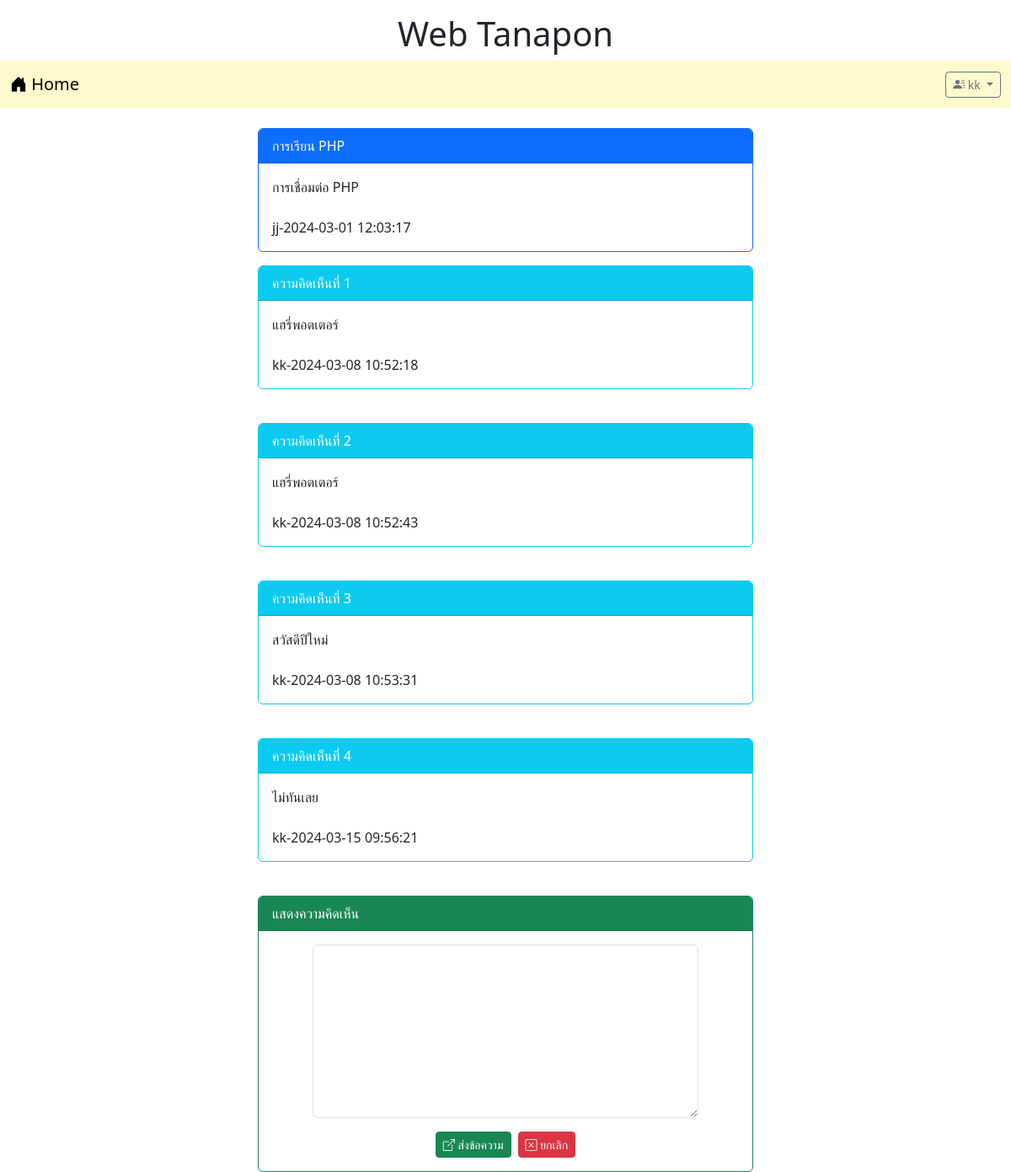
The page /post.php?id=3 (signed in) on the database its author committed.
### tables this page shows
CREATE TABLE `post` (
  `id` int(11) NOT NULL,
  `title` varchar(128) NOT NULL,
  `content` varchar(2048) NOT NULL,
  `post_date` datetime NOT NULL,
  `cat_id` int(11) NOT NULL,
  `user_id` int(11) NOT NULL
);

CREATE TABLE `user` (
  `id` int(11) NOT NULL,
  `login` varchar(32) NOT NULL,
  `password` varchar(64) NOT NULL,
  `name` varchar(64) NOT NULL,
  `gender` char(1) NOT NULL,
  `email` varchar(32) NOT NULL,
  `role` char(1) NOT NULL
);

CREATE TABLE `comment` (
  `id` int(11) NOT NULL,
  `content` varchar(20148) NOT NULL,
  `post_date` datetime NOT NULL,
  `user_id` int(11) NOT NULL,
  `post_id` int(11) NOT NULL
);

### post.php (the view, shortened to what this page needs)
<!DOCTYPE html>
<html lang="en">
<head>
    <link href="https://cdn.jsdelivr.net/npm/bootstrap@5.3.2/dist/css/bootstrap.min.css" rel="stylesheet">
    <link rel="stylesheet" href="https://cdn.jsdelivr.net/npm/bootstrap-icons@1.11.3/font/bootstrap-icons.min.css">
</head>
<body>
<div class="contrainer-lg">
    <h1 style="text-align: center;" class="mt-3">Web Tanapon</h1>
    <?php include "nav.php"
    ?>
    <div class="row mt-4">
        <div class="col-lg-3 col-md-2 col-sm-1"></div>
        <div class="col-lg-6 col-md-8 col-sm-10">
            <?php
            $conn=new PDO("mysql:host=localhost;dbname=webboard;charset=utf8","root","");
            $sql="SELECT post.title,post.content,post.post_date,user.login
            FROM post INNER JOIN user ON
            (post.user_id=user.id) WHERE post.id=$_GET[id]";
            $result=$conn->query($sql);
            while($row=$result->fetch())
            {
            echo "<div class='card border-primary'>";
                echo "<div class='card-header bg-primary text-white'>$row[title]</div>";
                echo "<div class='card-body'>$row[content]<br><br>$row[3]-$row[2]</div>";
            echo "</div>";
            }
            $sql="SELECT comment.content, comment.post_date, user.login
            FROM comment INNER JOIN user ON
            (comment.user_id=user.id) WHERE comment.post_id=$_GET[id]";
            $result=$conn->query($sql);
            $i=1;
            while($row=$result->fetch())
            {
                echo "<div class='card border-info mt-3'>";
                echo "<div class='card-header bg-info text-white'>ความคิดเห็นที่ $i</div>";
                echo "<div class='card-body'>$row[content]<br><br>$row[2]-$row[1]</div>";
                echo "</div><br>";
                $i=$i+1;
            }
            ?>
            <?php
            if(isset($_SESSION['id'])){
            ?>
            <div class="card border-success mt-3">
                <div class="card-header bg-success text-white">
                    แสดงความคิดเห็น
                </div>
            <div class="card-body">
                <form action="post_save.php" method="post">
                    <div class="row mb-3 justify-content-center">
                        <div class="col-lg-10">
                            <textarea name="comment" rows="8" class="form-control" required></textarea>
                        </div>
                    </div>
                    <div class="row">
                        <div class="col-lg-12 d-flex justify-content-center">
                            <button type="submit" class="btn btn-success btn-sm text-white">
                                <i class="bi bi-box-arrow-up-right"></i> ส่งข้อความ
                            </button>
                            <button type="reset" class="btn btn-danger btn-sm ms-2">
                                <i class="bi bi-x-square"></i> ยกเลิก
                            </button>
                        </div>
                    </div>
                    </div>
            </div>
            <?php }?>
        </div>
        <br>
    </div>
</div>
</body>
</html>

### rows shown on the page
post: title "การเรียน PHP", content "การเชื่อมต่อ PHP", user.login "jj", post_date "2024-03-01 12:03:17"
comment: content "แฮรี่พอตเตอร์", user.login "kk", post_date "2024-03-08 10:52:18"
comment: content "แฮรี่พอตเตอร์", user.login "kk", post_date "2024-03-08 10:52:43"
comment: content "สวัสดีปีใหม่", user.login "kk", post_date "2024-03-08 10:53:31"
comment: content "ไม่ทันเลย", user.login "kk", post_date "2024-03-15 09:56:21"

### other values the page prints
$_SESSION['username'] "kk"
